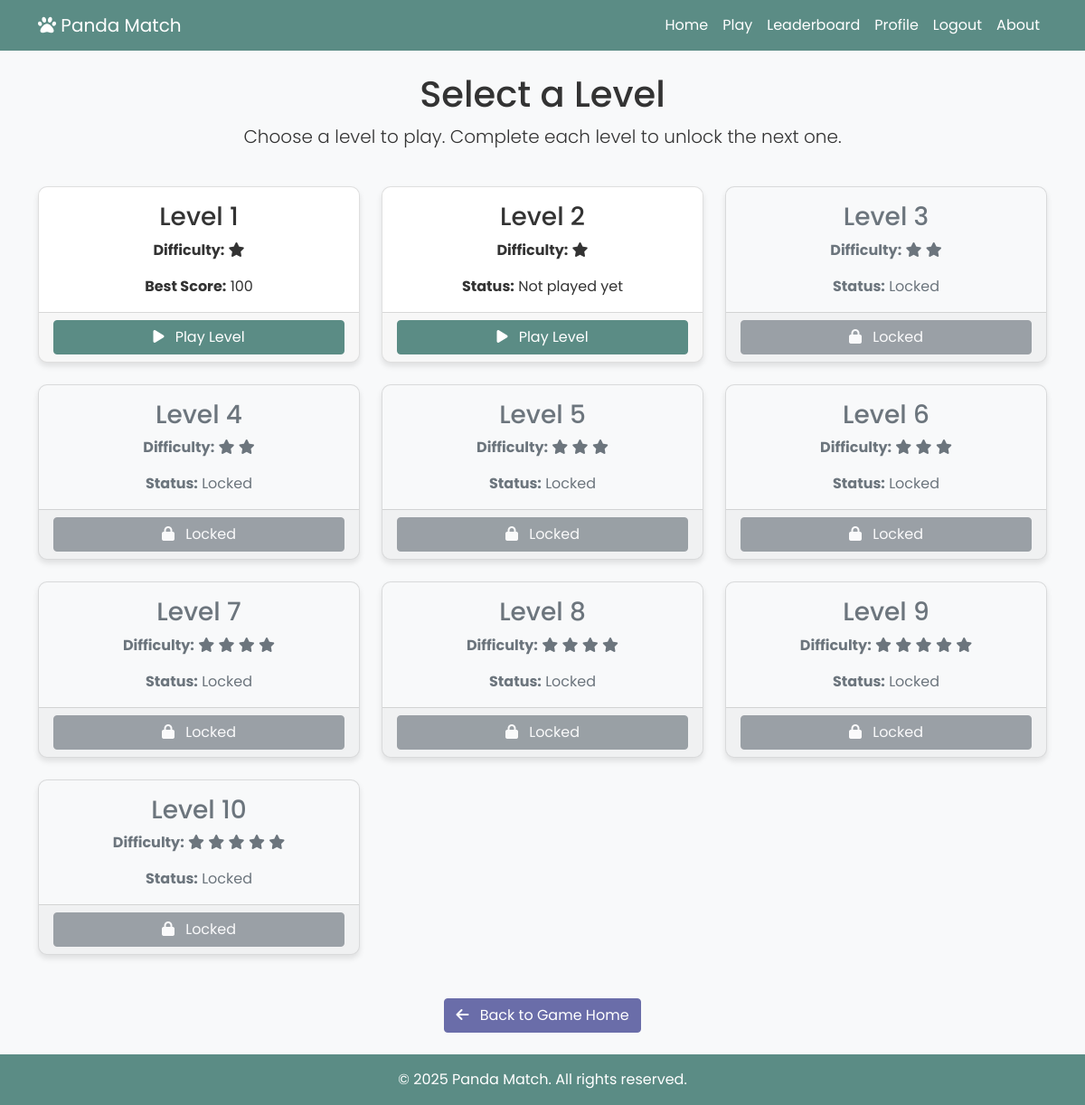
/game/levels/ (signed in), run on an earlier commit of the app's database.
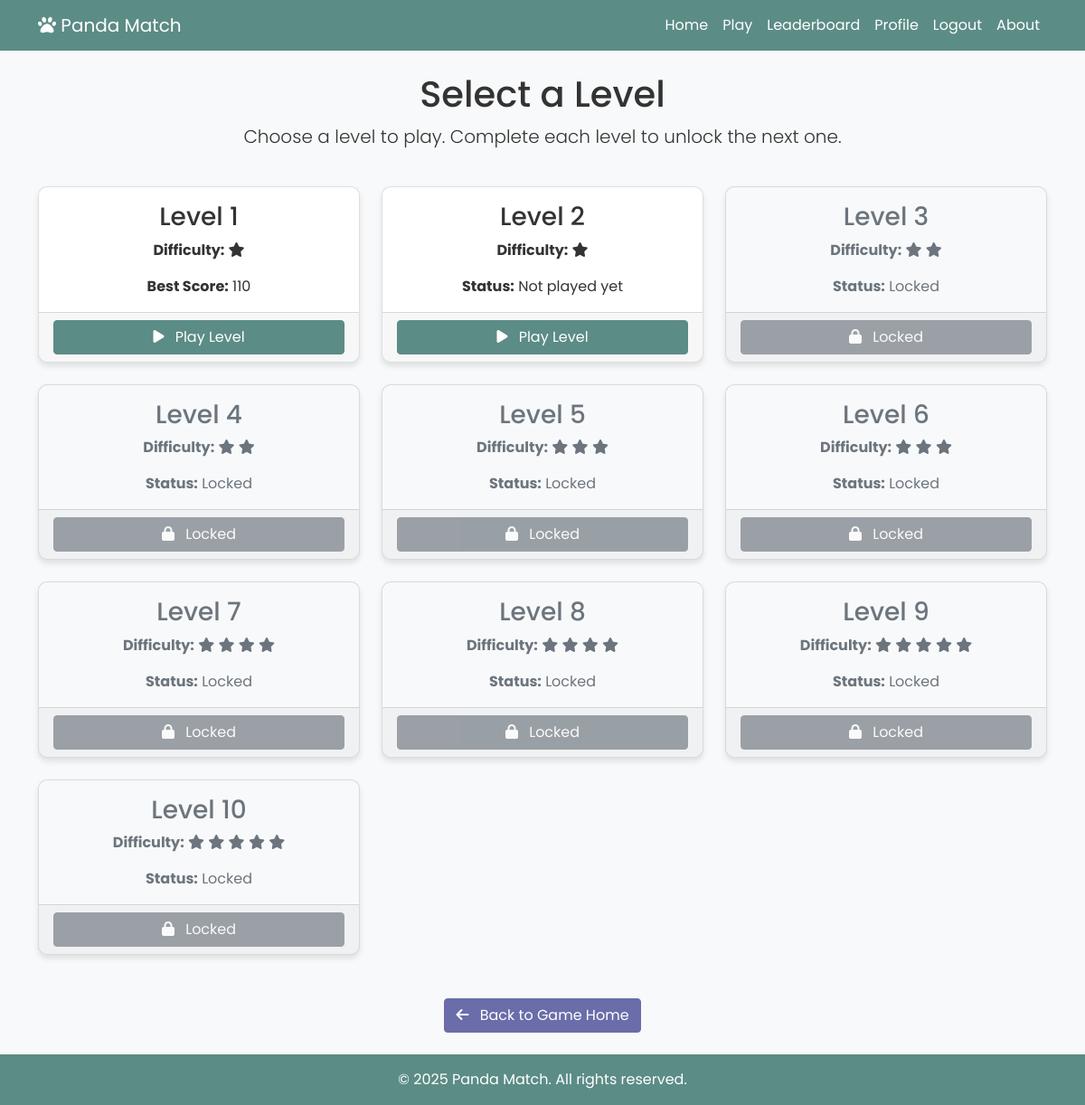
And on a later commit of the database.
### game/models.py (models this page shows, shortened)
class Level(models.Model):
    level_id = models.AutoField(primary_key=True)
    difficulty = models.IntegerField(default=1)
    tile_layout = models.JSONField(default=list)  # Stores the initial board layout as JSON

### game/views.py (the view)
# urls.py: path('levels/', views.level_select, name='level_select'),
@login_required
def level_select(request):
    player = request.user.player
    levels = Level.objects.all()
    level_data = []
    for level in levels:
        unlocked = player.level_progress >= level.level_id
        best_score = GameSession.objects.filter(
            player=player,
            level=level,
            status='completed'
        ).order_by('-score').first()
        level_data.append({
            'level': level,
            'unlocked': unlocked,
            'best_score': best_score.score if best_score else 0
        })
    context = {
        'player': player,
        'level_data': level_data
    }
    return render(request, 'game/level_select.html', context)

### templates/game/level_select.html (shortened to what this page needs)
{% extends 'base.html' %}
{% block content %}
<div class="row mb-4">
    <div class="col-12 text-center">
        <h1>Select a Level</h1>
        <p class="lead">Choose a level to play. Complete each level to unlock the next one.</p>
    </div>
</div>
<div class="row row-cols-1 row-cols-md-2 row-cols-lg-3 g-4 mb-5">
    {% for data in level_data %}
    <div class="col">
        <div class="card h-100 {% if not data.unlocked %}text-muted bg-light{% endif %}">
            <div class="card-body text-center">
                <h3 class="card-title">Level {{ data.level.level_id }}</h3>
                <p class="card-text">
                    <strong>Difficulty:</strong>
                    {% with ''|center:data.level.difficulty as range %}
                    {% for _ in range %}
                    <i class="fas fa-star"></i>
                    {% endfor %}
                    {% endwith %}
                </p>
                <p class="card-text">
                    {% if data.best_score > 0 %}
                    <strong>Best Score:</strong> {{ data.best_score }}
                    {% else %}
                    <strong>Status:</strong> {% if data.unlocked %}Not played yet{% else %}Locked{% endif %}
                    {% endif %}
                </p>
            </div>
            <div class="card-footer">
                {% if data.unlocked %}
                <a href="{% url 'start_game' data.level.level_id %}" class="btn btn-primary w-100">
                    <i class="fas fa-play me-2"></i> Play Level
                </a>
                {% else %}
                <button class="btn btn-secondary w-100" disabled>
                    <i class="fas fa-lock me-2"></i> Locked
                </button>
                {% endif %}
            </div>
        </div>
    </div>
    {% empty %}
    <div class="col-12 text-center">
        <div class="alert alert-info">
            No levels available. Please check back later.
        </div>
    </div>
    {% endfor %}
</div>
<div class="row">
    <div class="col-12 text-center">
        <a href="{% url 'game_home' %}" class="btn btn-secondary">
            <i class="fas fa-arrow-left me-2"></i> Back to Game Home
        </a>
    </div>
</div>
{% endblock %}

What changed in the data, as far as the page shows it:
changed Level id 1: best_score "100" → "110"
